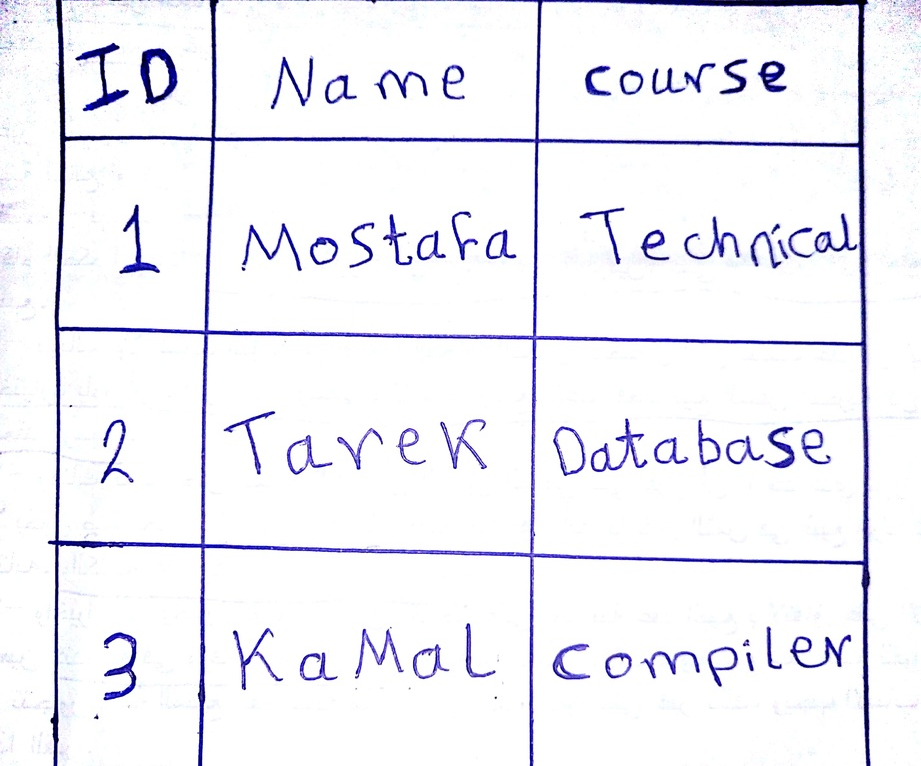
#> input picture api/Code/Tables-examples/New Doc 2018-06-19_1.jpg, 921 x 766 px, shrunk from 2856 x 2376 before the run
$ python -i RowSegmentation.py   (imports and definitions only)
#> lines starting #> are read from the running program, lines starting #| are printed output that depends on the picture; after the words box and inside, x2 and y2 are one past the last pixel; in counts of white or black regions, pixels touching at a corner belong together
#> further down, picture is the input picture: shape (766, 921, 3); mean B, G, R 246.8, 240, 240.2
import cv2
import operator

class RowSegmentation:


    def __init__(self,image):
        image = self.noise_clearing(image)
        self.image=image
        self.height, self.width,_ = image.shape
#> self.height = 766; self.width = 921

    def noise_clearing(self,color_img):
        noise_cleared = cv2.fastNlMeansDenoisingColored(color_img, None, 10, 10, 7, 21)
        return noise_cleared

    def convert_to_binary(self):
        imgGray = cv2.cvtColor(self.image, cv2.COLOR_BGR2GRAY)
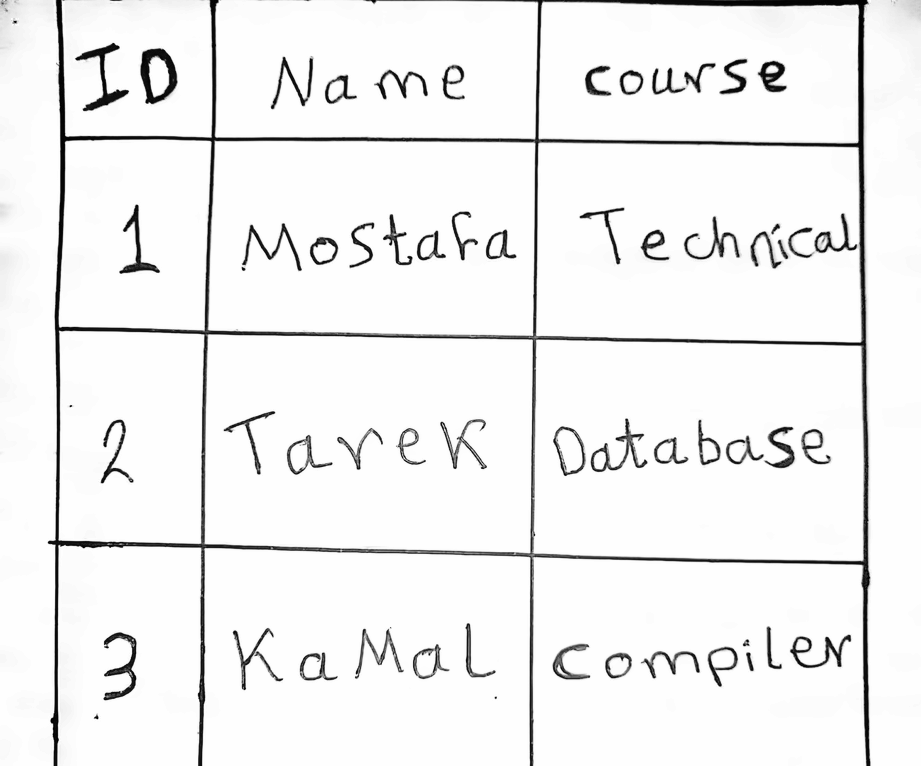
#> imgGray: shape (766, 921); min 0, max 254, mean 240.3
        (_, img) = cv2.threshold(imgGray, 128, 255, cv2.THRESH_BINARY | cv2.THRESH_OTSU)
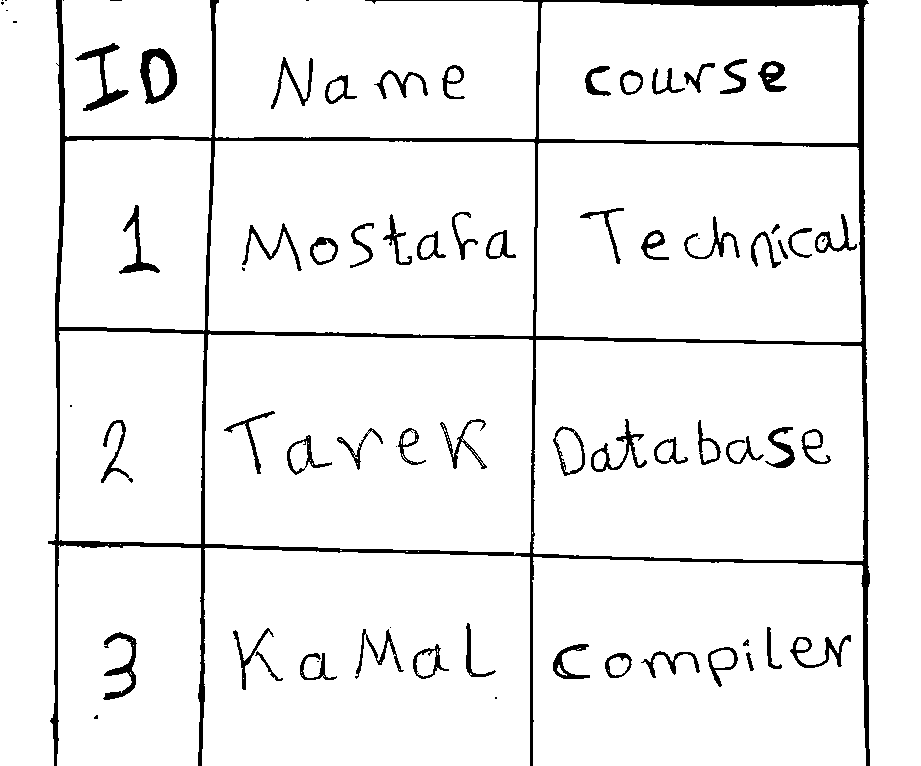
#> img: shape (766, 921); 94% white; 75 black regions (18 under 20 px), largest, box (x1, y1, x2, y2) and area: (48, 0, 870, 766) 22834, (140, 48, 177, 104) 956, (75, 43, 129, 111) 827
        return img

    def is_segmentation_index(self,black_pixel_count,threshold,sequentially_pixels):
        return  black_pixel_count >= threshold and sequentially_pixels.count(True) >= sequentially_pixels.count(False)

    def get_segmentation_indices(self,img):
        segmentation_indices = set()
        threshold = self.width / 3
        for row_index in range(self.height):
            black_pixel_count = 0
            sequentially_pixels = []
            for col_index in range(self.width):
                if img[row_index][col_index] == 0:
                    black_pixel_count += 1
                    sequentially_pixels.append(True)
                else:
                    sequentially_pixels.append(False)
                if self.is_segmentation_index(black_pixel_count,threshold,sequentially_pixels) :  # enhanced rowSegmentaion
                    segmentation_indices.add(row_index)
        return segmentation_indices

    def get_segmentation_points(self,segmentation_indices):
        segmentation_points = list()
        for x in segmentation_indices:
            segmentation_points.append((0, x))
            segmentation_points.append((self.width, x))
        return sorted(segmentation_points, key=operator.itemgetter(1))

    def row_segmentation(self):
        img = self.convert_to_binary()
        segmentation_indices = self.get_segmentation_indices(img)
        segmentation_points = self.get_segmentation_points(segmentation_indices)
        # for x in range(0, len(segmentation_points), 2):
        #     if x != len(segmentation_points) - 1:
        #         cv2.line(img, segmentation_points[x], segmentation_points[x + 1], (0, 0, 255), 2)
        rows = list()
        for x in range(0, len(segmentation_points), 2):
            if x <= len(segmentation_points) - 3:
                row = img[segmentation_points[x][1]:segmentation_points[x + 3][1], segmentation_points[x][0]:segmentation_points[x + 3][0]]
                if len(row) > 10:
                    rows.append(row)
                    #cv2.imwrite("output\\rows\\" + str(x) + ".png", croppedImage)
                    #colSegmentation(croppedImage)
        return rows

>>> import cv2
>>> picture = cv2.imread('Tables-examples/New Doc 2018-06-19_1.jpg')
>>> result = RowSegmentation(picture).convert_to_binary()

$ run again, on api/Code/Tables-examples/table10.jpg
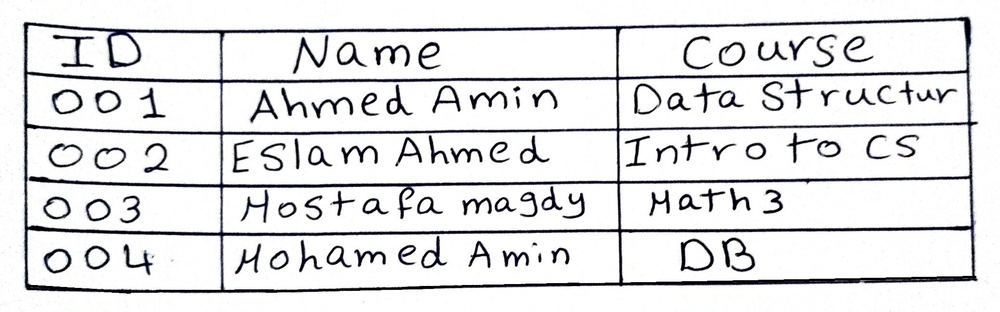
#> input picture api/Code/Tables-examples/table10.jpg, 1000 x 312 px, shrunk from 2077 x 648 before the run
#> picture is the input picture: shape (312, 1000, 3); mean B, G, R 227, 225.8, 225.7
#> in convert_to_binary, `(_, img) = cv2.threshold(imgGray, 128, 255, cv2.THRESH_BINARY | cv2.TH..`:
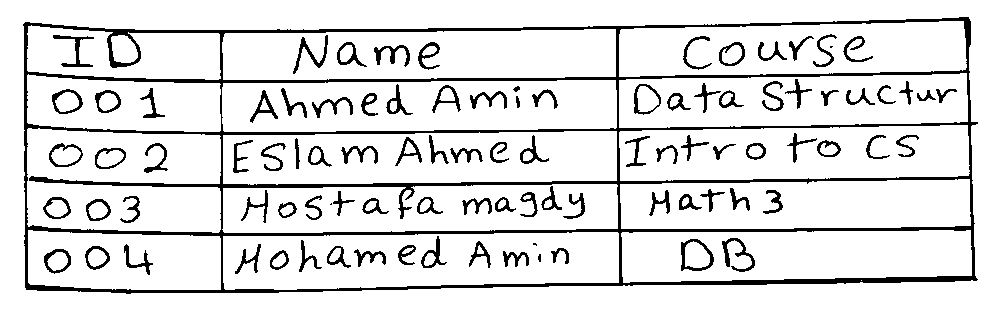
#> img: shape (312, 1000); 88% white; 97 black regions (3 under 20 px), largest, box (x1, y1, x2, y2) and area: (23, 17, 978, 294) 21041, (722, 238, 755, 272) 336, (681, 239, 714, 271) 317

$ run again, on api/Code/Tables-examples/table19.jpg
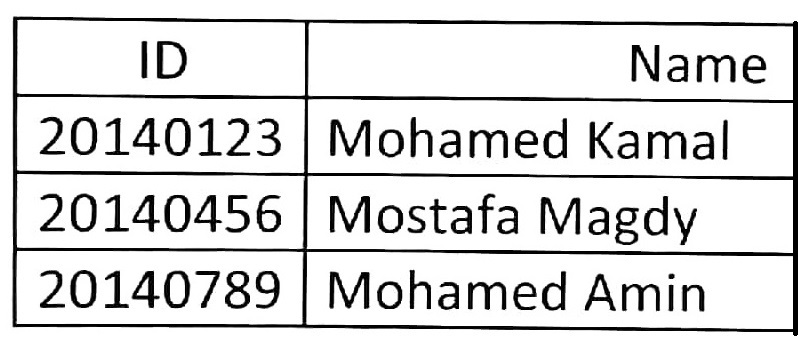
#> input picture api/Code/Tables-examples/table19.jpg, 798 x 356 px
#> picture is the input picture: shape (356, 798, 3); min 0, max 255, mean 219.8
#> in convert_to_binary, `(_, img) = cv2.threshold(imgGray, 128, 255, cv2.THRESH_BINARY | cv2.TH..`:
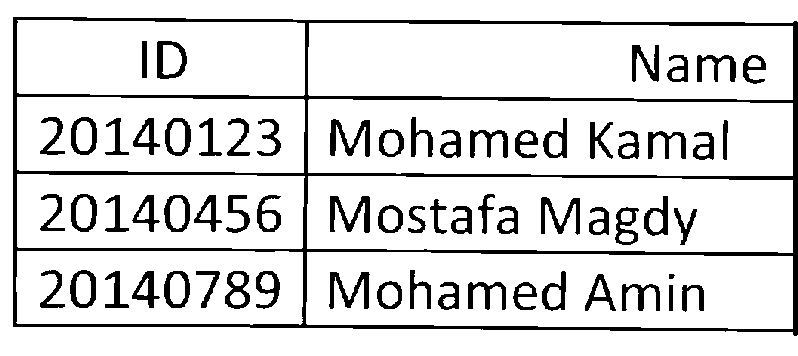
#> img: shape (356, 798); 86% white; 67 black regions, largest, box (x1, y1, x2, y2) and area: (13, 17, 798, 336) 16274, (330, 196, 370, 233) 674, (330, 119, 370, 157) 672

$ run again, on api/Code/Tables-examples/table4.jpg
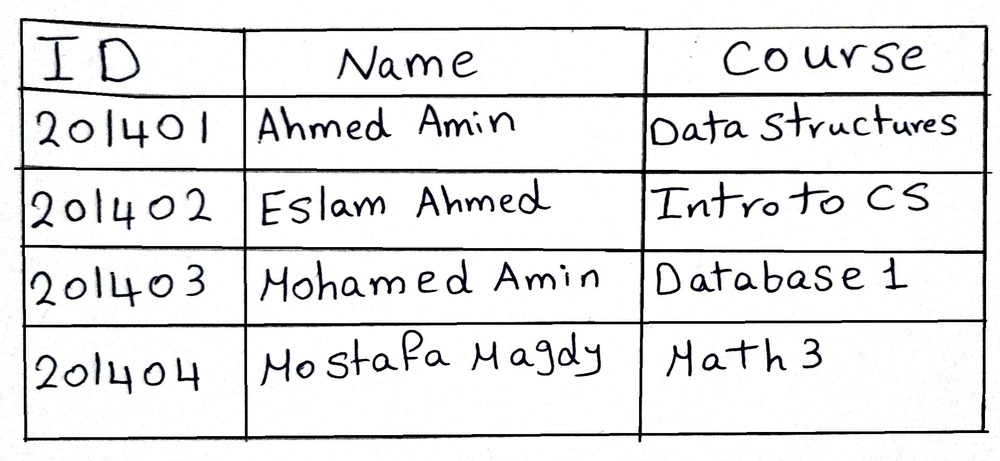
#> input picture api/Code/Tables-examples/table4.jpg, 1000 x 461 px, shrunk from 1931 x 890 before the run
#> picture is the input picture: shape (461, 1000, 3); mean B, G, R 230.1, 229.8, 229.8
#> in convert_to_binary, `(_, img) = cv2.threshold(imgGray, 128, 255, cv2.THRESH_BINARY | cv2.TH..`:
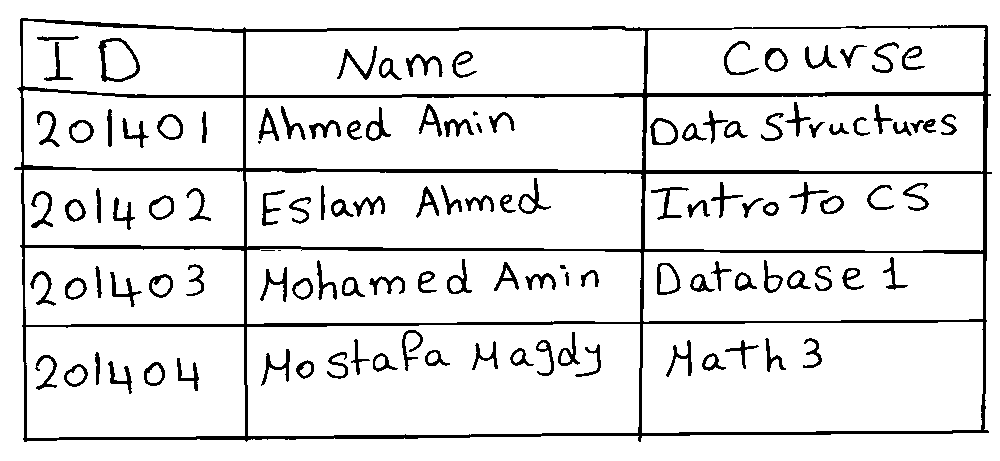
#> img: shape (461, 1000); 90% white; 122 black regions (4 under 20 px), largest, box (x1, y1, x2, y2) and area: (14, 18, 992, 442) 23347, (98, 38, 140, 82) 465, (337, 46, 377, 80) 316
